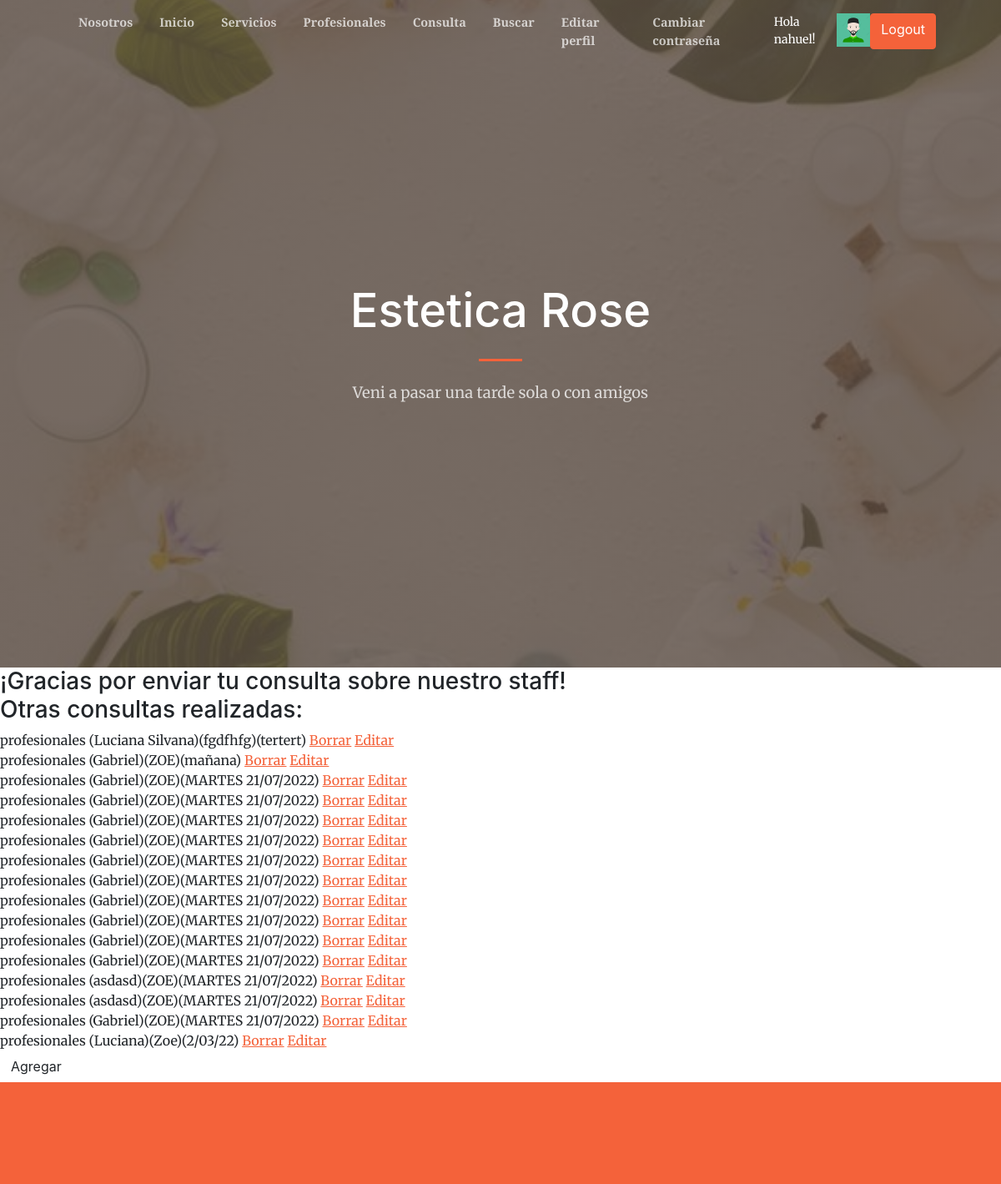
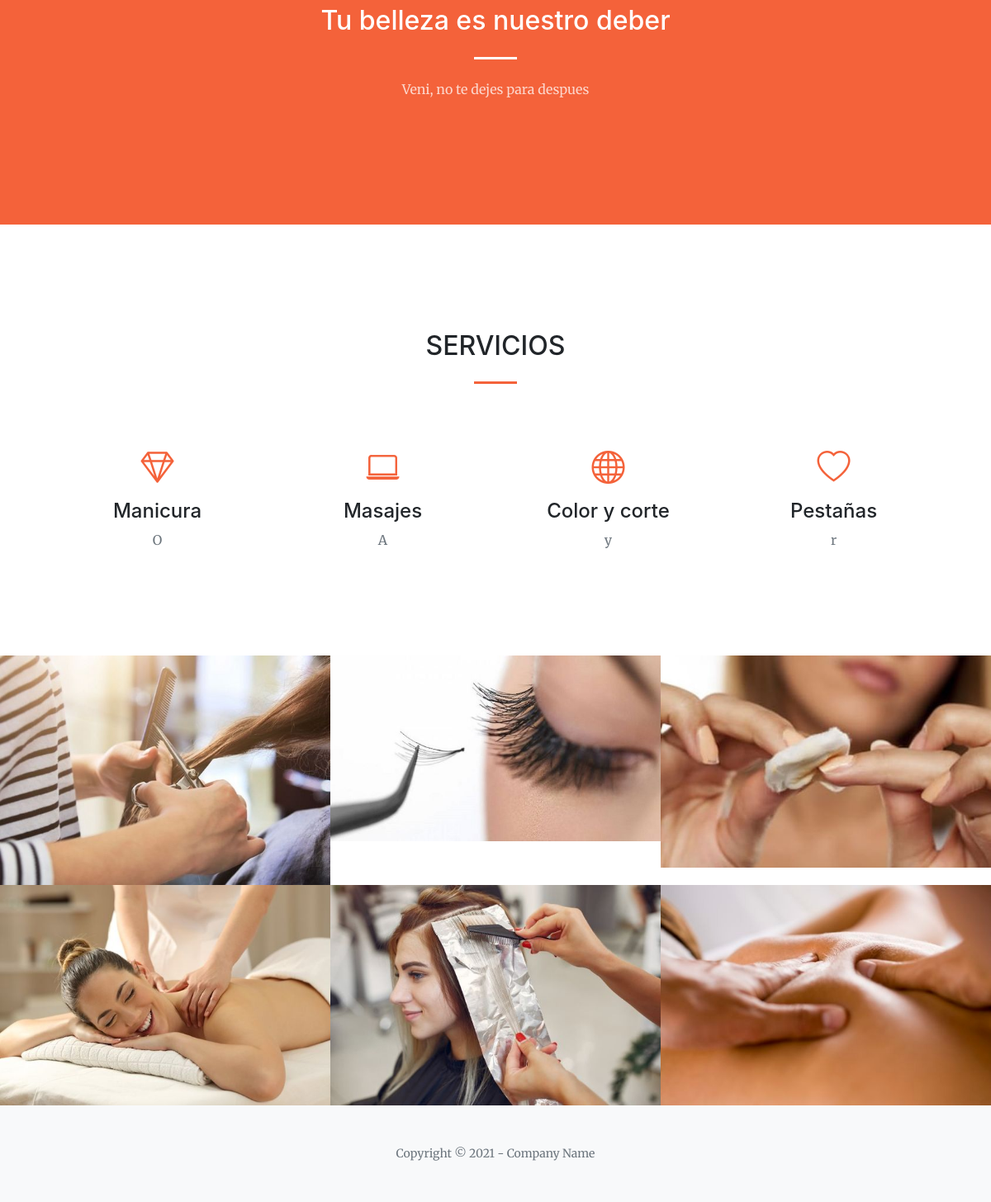
Screenshot of /inicio/profesionales (signed in) with the database file from the repository (2 pictures, top to bottom).
### AppCoder/models.py (models this page shows)
class Profesionales(Model):
    nombre = CharField(max_length=40)
    nombreDeProfesional = CharField(max_length=40)
    turno = CharField(max_length=40)  #turno tarde o turno mañana
    def __str__ (self) -> str: #formulario
        return f'profesionales ({self.nombre})({self.nombreDeProfesional})({self.turno})'

### AppCoder/views.py (the view)
# urls.py: path('profesionales', ProfesionalesListView.as_view(), name='profesionales'),
class ProfesionalesListView(AvatarView, ListView):
     model =  Profesionales
     template_name = "AppCoder/profesionales.html"
     context_object_name = 'profesionales'

### AppCoder/views.py (called while the page is built)
      def get_context_data(self, **kwargs):
          contexto = super().get_context_data(**kwargs)
          if self.request.user.is_authenticated:
              contexto['avatar_url'] = Avatar.objects.filter(user=self.request.user).last().imagen.url
          return contexto

### templates/AppCoder/profesionales.html (shortened to what this page needs)
{% extends 'AppCoder/padre.html' %}
{% block contenidoQueCambia %}
    <h3> ¡Gracias por enviar tu consulta sobre nuestro staff!
        <br>
        Otras consultas realizadas:
        <br>
    </h3>
    {% for profesionales in profesionales %}
        {{ profesionales }}
        <a href="{% url 'profesionales_delete' profesionales.id %}">Borrar</a>
        <a href="{% url 'profesionales_update' profesionales.id %}">Editar</a>
        <br>
    {% endfor %}
         <a class="btn -primary" href="{% url 'profesionales_formulario' %}">Agregar<a/>
{% endblock %}

### templates/AppCoder/padre.html (shortened to what this page needs)
<!DOCTYPE html>
<html lang="en">
    <head>
    {% load static %}
        <link href="https://cdn.jsdelivr.net/npm/bootstrap-icons@1.5.0/font/bootstrap-icons.css" rel="stylesheet" />
        <link href="https://cdnjs.cloudflare.com/ajax/libs/SimpleLightbox/2.1.0/simpleLightbox.min.css" rel="stylesheet" />
        <link href="{% static 'AppCoder/css/styles.css' %}" rel="stylesheet" />
    </head>
    <body id="page-top">
        <nav class="navbar navbar-expand-lg navbar-light fixed-top py-3" id="mainNav">
            <div class="container px-4 px-lg-5">
                <div class="collapse navbar-collapse" id="navbarResponsive">
                    <ul class="navbar-nav ms-auto my-2 my-lg-0">
                        <li class="nav-item"><a class="nav-link" href="{% url 'nosotros' %}">Nosotros</a></li>
                        <li class="nav-item"><a class="nav-link" href="{% url 'Inicio' %}">Inicio</a></li>
                        <li class="nav-item"><a class="nav-link" href="{% url 'servicios' %}">Servicios</a></li>
                        <li class="nav-item"><a class="nav-link" href="{% url 'profesionales' %}">Profesionales</a></li>
                        <li class="nav-item"><a class="nav-link" href="{% url 'consultas' %}">Consulta</a></li>
                        <li class="nav-item"><a class="nav-link" href="{% url 'busqueda_consulta' %}">Buscar</a></li>
                        {% if not request.user.is_authenticated %}
                          <a class="btn btn-primary" href="{% url 'login'%}">Iniciar</a>
                        {% else %}
                            <li class="nav-item"><a class="nav-link" href="{% url 'avatar_add' %}">Editar perfil</a></li>
                            <li class="nav-item"><a class="nav-link" href="{% url 'user_editar' %}">Cambiar contraseña</a></li>
                            <p class="text-white small mb-4 mb-lg-0"> Hola {{user.username}}!</p>
                            <img src="{{avatar_url}}" height="40px"/>
                            <a class="btn btn-primary" href="{% url 'logout'%}">Logout</a>
                        {% endif %}
                    </ul>
                </div>
            </div>
        </nav>
        <header class="masthead">
            <div class="container px-4 px-lg-5 h-100">
                <div class="row gx-4 gx-lg-5 h-100 align-items-center justify-content-center text-center">
                    <div class="col-lg-8 align-self-end">
                        <h1 class="text-white font-weight-bold">Estetica Rose</h1>
                        <hr class="divider" />
                    </div>
                    <div class="col-lg-8 align-self-baseline">
                        <p class="text-white-75 mb-5">Veni a pasar una tarde sola o con amigos</p>
                    </div>
                </div>
            </div>
        </header>
        {% block contenidoQueCambia %}{% endblock %}
        <section class="page-section bg-primary" id="about">
            <div class="container px-4 px-lg-5">
                <div class="row gx-4 gx-lg-5 justify-content-center">
                    <div class="col-lg-8 text-center">
                        <h2 class="text-white mt-0">Tu belleza es nuestro deber</h2>
                        <hr class="divider divider-light" />
                        <p class="text-white-75 mb-4">Veni, no te dejes para despues</p>
                    </div>
                </div>
            </div>
        </section>
        <section class="page-section" id="services">
            <div class="container px-4 px-lg-5">
                <h2 class="text-center mt-0">SERVICIOS</h2>
                <hr class="divider" />
                <div class="row gx-4 gx-lg-5">
                    <div class="col-lg-3 col-md-6 text-center">
                        <div class="mt-5">
                            <div class="mb-2"><i class="bi-gem fs-1 text-primary"></i></div>
                            <h3 class="h4 mb-2">Manicura</h3>
                            <p class="text-muted mb-0">O</p>
                        </div>
                    </div>
                    <div class="col-lg-3 col-md-6 text-center">
                        <div class="mt-5">
                            <div class="mb-2"><i class="bi-laptop fs-1 text-primary"></i></div>
                            <h3 class="h4 mb-2">Masajes</h3>
                            <p class="text-muted mb-0">A</p>
                        </div>
                    </div>
                    <div class="col-lg-3 col-md-6 text-center">
                        <div class="mt-5">
                            <div class="mb-2"><i class="bi-globe fs-1 text-primary"></i></div>
                            <h3 class="h4 mb-2">Color y corte</h3>
                            <p class="text-muted mb-0">y</p>
                        </div>
                    </div>
                    <div class="col-lg-3 col-md-6 text-center">
                        <div class="mt-5">
                            <div class="mb-2"><i class="bi-heart fs-1 text-primary"></i></div>
                            <h3 class="h4 mb-2">Pestañas</h3>
                            <p class="text-muted mb-0">r</p>
                        </div>
                    </div>
                </div>
            </div>
        </section>
        <div id="portfolio">
            <div class="container-fluid p-0">
                <div class="row g-0">
                    <div class="col-lg-4 col-sm-6">
                        <a class="portfolio-box" href="assets/img/portfolio/fullsize/1.jpeg" title="Project Name">
                            <img class="img-fluid" src="{%  static 'AppCoder/assets/img/portfolio/thumbnails/1.jpeg' %}" alt="..." />
                        </a>
                    </div>
                    <div class="col-lg-4 col-sm-6">
                        <a class="portfolio-box" href="assets/img/portfolio/fullsize/2.jpeg" title="Project Name">
                            <img class="img-fluid" src="{% static 'AppCoder/assets/img/portfolio/thumbnails/2.jpeg' %}" alt="..." />
                        </a>
                    </div>
                    <div class="col-lg-4 col-sm-6">
                        <a class="portfolio-box" href="assets/img/portfolio/fullsize/3.jpeg" title="Project Name">
                            <img class="img-fluid" src="{% static 'AppCoder/assets/img/portfolio/thumbnails/3.jpeg' %}" alt="..." />
                        </a>
                    </div>
                    <div class="col-lg-4 col-sm-6">
                        <a class="portfolio-box" href="assets/img/portfolio/fullsize/4.jpeg" title="Project Name">
                            <img class="img-fluid" src="{% static 'AppCoder/assets/img/portfolio/thumbnails/4.jpeg' %}" alt="..." />
                        </a>
                    </div>
                    <div class="col-lg-4 col-sm-6">
                        <a class="portfolio-box" href="assets/img/portfolio/fullsize/5.jpeg" title="Project Name">
                            <img class="img-fluid" src="{% static 'AppCoder/assets/img/portfolio/thumbnails/5.jpeg' %}" alt="..." />
                        </a>
                    </div>
                    <div class="col-lg-4 col-sm-6">
                        <a class="portfolio-box" href="assets/img/portfolio/fullsize/6.jpeg" title="Project Name">
                            <img class="img-fluid" src="{% static 'AppCoder/assets/img/portfolio/thumbnails/6.jpeg' %}" alt="..." />
                        </a>
                    </div>
                </div>
            </div>
        </div>
        <footer class="bg-light py-5">
            <div class="container px-4 px-lg-5"><div class="small text-center text-muted">Copyright &copy; 2021 - Company Name</div></div>
        </footer>
    </body>
</html>

### rows the page displays
Profesionales: nombre+nombreDeProfesional+turno "profesionales (Luciana Silvana)(fgdfhfg)(tertert)"
Profesionales: nombre+nombreDeProfesional+turno "profesionales (Gabriel)(ZOE)(mañana)"
Profesionales: nombre+nombreDeProfesional+turno "profesionales (Gabriel)(ZOE)(MARTES 21/07/2022)"
Profesionales: nombre+nombreDeProfesional+turno "profesionales (Gabriel)(ZOE)(MARTES 21/07/2022)"
Profesionales: nombre+nombreDeProfesional+turno "profesionales (Gabriel)(ZOE)(MARTES 21/07/2022)"
Profesionales: nombre+nombreDeProfesional+turno "profesionales (Gabriel)(ZOE)(MARTES 21/07/2022)"
Profesionales: nombre+nombreDeProfesional+turno "profesionales (Gabriel)(ZOE)(MARTES 21/07/2022)"
Profesionales: nombre+nombreDeProfesional+turno "profesionales (Gabriel)(ZOE)(MARTES 21/07/2022)"
Profesionales: nombre+nombreDeProfesional+turno "profesionales (Gabriel)(ZOE)(MARTES 21/07/2022)"
Profesionales: nombre+nombreDeProfesional+turno "profesionales (Gabriel)(ZOE)(MARTES 21/07/2022)"
Profesionales: nombre+nombreDeProfesional+turno "profesionales (Gabriel)(ZOE)(MARTES 21/07/2022)"
Profesionales: nombre+nombreDeProfesional+turno "profesionales (Gabriel)(ZOE)(MARTES 21/07/2022)"
Profesionales: nombre+nombreDeProfesional+turno "profesionales (asdasd)(ZOE)(MARTES 21/07/2022)"
Profesionales: nombre+nombreDeProfesional+turno "profesionales (asdasd)(ZOE)(MARTES 21/07/2022)"
Profesionales: nombre+nombreDeProfesional+turno "profesionales (Gabriel)(ZOE)(MARTES 21/07/2022)"
Profesionales: nombre+nombreDeProfesional+turno "profesionales (Luciana)(Zoe)(2/03/22)"

### other values shown
{{ user.username }} "nahuel"
